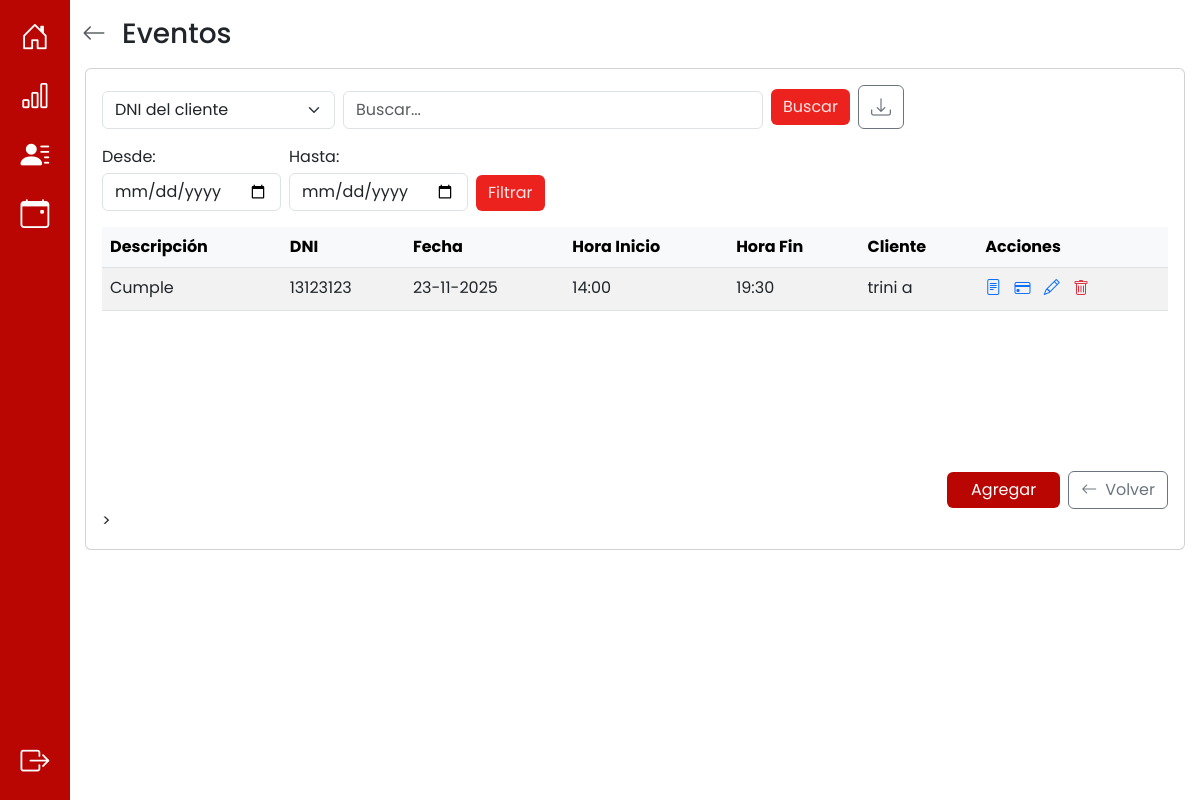
Before: /eventos/ (signed in) with the older database file.
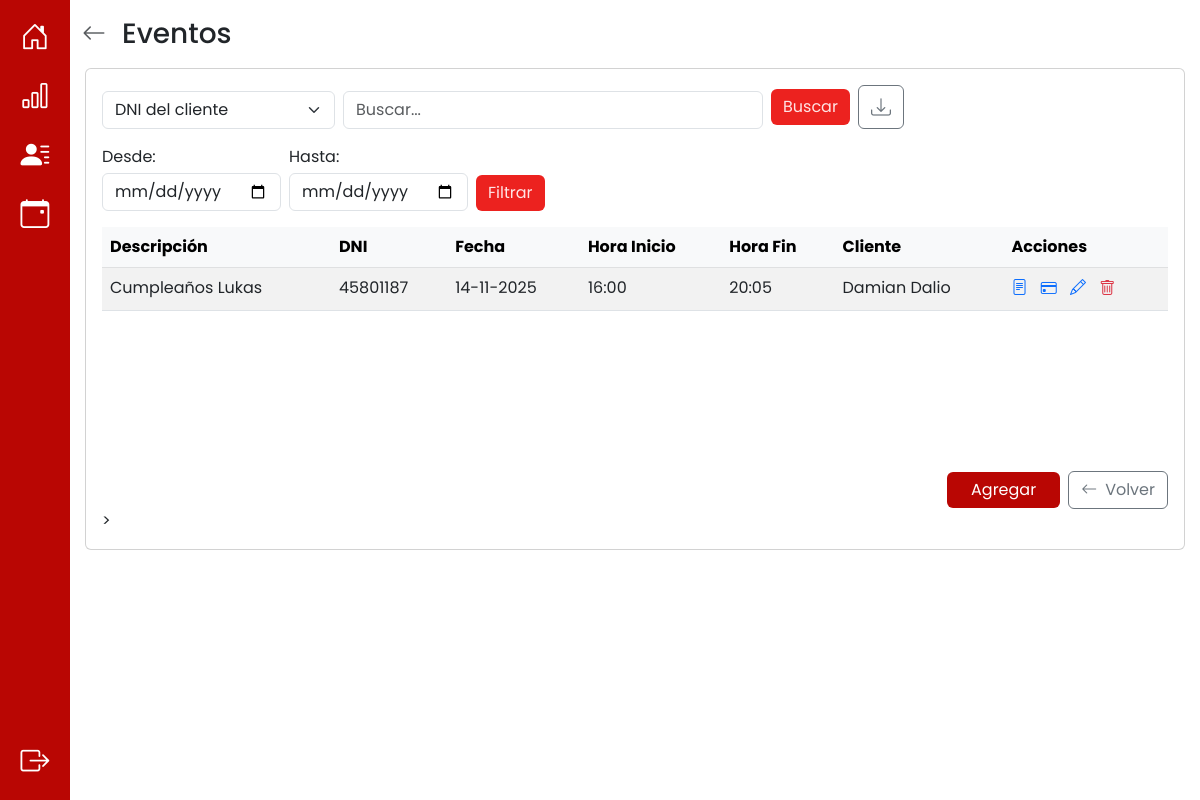
After: the same page with the newer database file.
### app/models.py (models this page shows, shortened)
class Evento(db.Model):
    __tablename__ = 'evento'
    id_evento = db.Column(db.Integer, primary_key=True, autoincrement=True)
    descripcion = db.Column(db.String(100))
    fecha_inicio = db.Column(db.DateTime, nullable=False)
    fecha_fin = db.Column(db.DateTime, nullable=False)
    observaciones = db.Column(db.String(100))
    monto_total = db.Column(db.Numeric(10, 2), nullable=False)
    adeuda = db.Column(db.Boolean, default=True) #esto se actualiza cuando todos los pagos == monto total
    nro_recibo = db.Column(db.Integer) #esto se actualiza cuando todos los pagos == monto total
    @property
    def monto_deuda(self):
        return float(self.monto_total) - sum(float(p.monto_pago) for p in self.pagos)
    dni = db.Column(db.String(20), db.ForeignKey('cliente.dni'), nullable=False)
    id_responsable_apertura = db.Column(db.Integer, db.ForeignKey('responsable_llave.id_responsable'))
    id_responsable_cierre = db.Column(db.Integer, db.ForeignKey('responsable_llave.id_responsable'))
    usuario_creacion = db.Column(db.String(10), db.ForeignKey('cuenta.nombre_usuario'), nullable=False)
    cliente = db.relationship('Cliente', back_populates='eventos')
    responsable_apertura = db.relationship('ResponsableLlave', foreign_keys=[id_responsable_apertura], back_populates='eventos_apertura')
    responsable_cierre = db.relationship('ResponsableLlave', foreign_keys=[id_responsable_cierre], back_populates='eventos_cierre')
    usuario = db.relationship('Cuenta', back_populates='eventos')
    pagos = db.relationship('Pago', back_populates='evento', cascade="all, delete-orphan")
    auditorias_evento = db.relationship('AuditoriaEvento', back_populates='evento', cascade="all, delete-orphan")

class Cliente(db.Model):
    __tablename__ = 'cliente'
    dni = db.Column(db.String(20), primary_key=True)
    nombre = db.Column(db.String(20), nullable=False)
    apellido = db.Column(db.String(20), nullable=False)
    telefono = db.Column(db.String(15), nullable=False)
    institucion = db.Column(db.String(40), nullable=True)
    eventos = db.relationship('Evento', back_populates='cliente', cascade="all, delete-orphan")

### app/routes/eventos_routes.py (the view)
@eventos_bp.route("/", methods=["GET"])
def eventos():
    try:
        eventos = Evento.query.all()
        return render_template('eventos.html', eventos = eventos)
    except Exception as e:
        print(f"Error al cargar eventos: {str(e)}")
        return render_template("eventos.html", mensaje="Error al cargar eventos")

### app/models.py (called while the page is built)
    def es_administrador(self):
        return Administrador.query.filter_by(nombre_usuario=self.nombre_usuario).first() is not None

### app/templates/eventos.html (shortened to what the changed rows need)
{% extends 'base.html' %} {% block title %} Eventos {% endblock %} {% block
content %}
<div class="container py-3">
  <div class="d-flex justify-content-center">
    <div class="card w-100" style="max-width: 1100px">
      <div class="card-body d-flex flex-column" style="min-height: 60vh">
        <div class="row flex-grow-1 mb-3">
          <div class="col-12">
            <div style="max-height: 50vh; overflow: auto">
              <table class="table table-striped table-hover mb-0">
                <thead
                  class="table-light position-sticky top-0"
                  style="z-index: 1"
                >
                  <tr>
                    <th>Descripción</th>
                    <th>DNI</th>
                    <th>Fecha</th>
                    <th>Hora Inicio</th>
                    <th>Hora Fin</th>
                    <th>Cliente</th>
                    <th>Acciones</th>
                  </tr>
                </thead>
                <tbody>
                  {% for evento in eventos %}
                  <tr>
                    <td>{{evento.descripcion}}</td>
                    <td class="td-dni">{{ evento.dni }}</td>
                    <td>
                      {{ evento.fecha_inicio.strftime('%d-%m-%Y') if
                      evento.fecha_inicio else 'N/A' }}
                    </td>
                    <td>
                      {{ evento.fecha_inicio.strftime('%H:%M') if
                      evento.fecha_inicio else 'N/A' }}
                    </td>
                    <td>
                      {{ evento.fecha_fin.strftime('%H:%M') if evento.fecha_fin
                      else 'N/A' }}
                    </td>
                    <td>
                      {{ evento.cliente.nombre }} {{ evento.cliente.apellido }}
                    </td>
                     <td class="acciones">
                      <a
                        href="{{ url_for('eventos_bp.detalles_evento', id_evento=evento.id_evento) }}"
                        class="me-2"
                        title="Ver detalles"
                        ><i class="bi bi-file-text"></i></a
                      >
                      {% if current_user.es_administrador() %}
                      <button
                        type="button"
                        class="me-2 btn btn-link p-0 openAddPaymentBtn"
                        title="Agregar pago"
                        data-action="{{ url_for('ingresos.agregar_pago', id_evento=evento.id_evento) }}"
                        data-id="{{ evento.id_evento }}"
                        data-descripcion="{{ evento.descripcion | e }}"
                        data-monto="{{ evento.monto_total }}"
                        data-monto-deuda="{{ (evento.monto_deuda if evento.monto_deuda is defined else (evento.monto_total - (evento.pagos | map(attribute='monto_pago') | sum))) }}"
                        data-adeuda="{{ '1' if evento.adeuda else '0' }}"
                        data-cliente-nombre="{{ evento.cliente.nombre if evento.cliente is defined else '' }}"
                        data-cliente-apellido="{{ evento.cliente.apellido if evento.cliente is defined else '' }}"
                        data-cliente-dni="{{ evento.cliente.dni if evento.cliente is defined else '' }}"
                        data-responsable-nombre="{{ evento.responsable_apertura.nombre if evento.responsable_apertura is defined else '' }}"
                        data-responsable-apellido="{{ evento.responsable_apertura.apellido if evento.responsable_apertura is defined else '' }}"
                      >
                        <i class="bi bi-credit-card"></i>
                      </button>
                      <a
                        href="{{ url_for('eventos_bp.editar_evento', id_evento=evento.id_evento) }}"
                        class="me-2"
                        title="Editar evento"
                        ><i class="bi bi-pencil"></i></a
                      >
                      <form
                        action="{{ url_for('eventos_bp.eliminar_evento', id_evento=evento.id_evento) }}"
                        method="POST"
                        style="display: inline"
                      >
                        <button
                          type="submit"
                          class="btn btn-link p-0 text-danger"
                          title="Eliminar evento"
                          onclick="return confirm('¿Seguro que querés eliminar este evento?')"
                        >
                          <i class="bi bi-trash"></i>
                        </button>
                      </form>
                      {% endif %}
                    </td>
                  </tr>
                  {% else %}
                  <tr>
                    <td colspan="7" class="text-center py-4">
                      No hay eventos cargados
                    </td>
                  </tr>
                  {% endfor %}
                </tbody>
              </table>
            </div>
          </div>
        </div>
      </div>
    </div>
  </div>
</div>
{% endblock %}

Changed rows visible on the page:
changed Evento: descripcion "Cumple" → "Cumpleaños Lukas"; dni "13123123" → "45801187"; fecha_inicio "23-11-2025" → "14-11-2025"; fecha_inicio "14:00" → "16:00"; fecha_fin "19:30" → "20:05"; cliente.nombre "trini" → "Damian"; cliente.apellido "a" → "Dalio"
